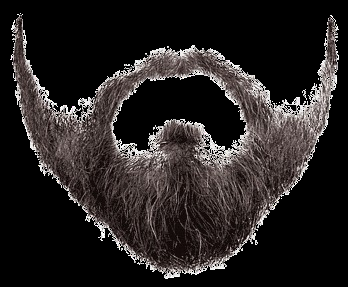
#> input picture assets/barba.png, 348 x 287 px; its folder holds only this picture in this run
$ python -i filters.py   (imports and definitions only)
#> lines starting #> are read from the running program, lines starting #| are printed output that depends on the picture
import cv2
import numpy as np
import random

#stati globali riutilizzati per evitare allocazioni continue in memoria
matrix_posizioni_y = None   #lista globale x tenere traccia altezza della pioggia matrix
#->se fotocamera ridimensionata->matrix_pos_y e tinta_verde_cached devono essere ricalcolate
matrix_caratteri = [str(x) for x in range(10)] + ['X', 'V', 'M', 'O', 'K', '#', '*', '%', '$', '@']
dim_font_matrix = 11    #dimensioni caratteri->va a definire quante colonne ci saranno
tinta_verde_cached = None   #matrice un po verde per fare effetto matrix

#cache per le vignette per evitare di rifare calcoli
_cache_w, _cache_h = 0, 0
_maschera_vignetta = None

#variabili locali specifiche per i filtri temporali e spaziali

framePrecedente = None

#per motion blur sotto simulato
kernel_motion_blur = None   #piccola matrice di numeri che indica come mixare i pixel per avere x effetto

#funzione di appoggio
# [20 lines left out: function Ottieni_maschera_vignetta, not called in this run]


#trasforma immagine in scala di grigi
def ScalaGrigi(frame):
    return cv2.cvtColor(frame, cv2.COLOR_BGR2GRAY)

#fa immagine al contrario
def Negativo(frame):
    return cv2.bitwise_not(frame)

#applica colori stile foto del 1800
# [36 lines left out: functions Seppia, Solarizzazione, EffettoTermicoHeatMap, not called in this run]

#specchia immagine lungo asse y
def SpecchioVerticale(frame):
    return cv2.flip(frame, 1)

#specchia immagine lungo asse x
def SpecchioOrizzontale(frame):
    return cv2.flip(frame, 0)

#specchia immagine lungo asse y e x
def SpecchioTotale(frame):
    return cv2.flip(frame, -1)

#fa effetto mosaico rendendo l'immagine un insieme di pixel
# [193 lines left out: functions Pixelate, Duplica, Cartoon, Vignetta, Crazy, Matrix and 2 more, not called in this run]

#rileva qualsiasi movimento (ovviamente sopra una certa soglia per evitare di prendere in considerazionei il rumore)
def RilevamentoMovimento(frame):
    global framePrecedente
    grigio = cv2.cvtColor(frame, cv2.COLOR_BGR2GRAY)    #metto in scala di grigi
    grigio = cv2.GaussianBlur(grigio, (21, 21), 0)  #sfoco per evitare di prendere dettagli troppo piccoli (singoli capelli)

    #stessi controlli di sopra (al primo frame x esempio) o se cambio dimensione (crasherebbe in differenza assoluta tra matrici)
    if framePrecedente is None or framePrecedente.shape != grigio.shape:
        framePrecedente = grigio
        return frame

    #calcola differenza (immobile->differenza=0->nero)
    diff_frame = cv2.absdiff(framePrecedente, grigio)

    #controlla se c'è differenza minima (sotto tresh(25)) per esempio rumore->pixel diventa nero=0 (zero di default), altrimenti bianco=255
    #[1] è perchè da 2 output però prendo solo immagine modificata
    thresh_frame = cv2.threshold(diff_frame, 25, 255, cv2.THRESH_BINARY)[1]
    #movimento->bianco fermo ->nero


    #espande per 2 volte (iterazioni) i punti bianchi (di default il bianco 255 vale di più del nero)
    #a tutti i pixel vicini per coprire area che

    #più complessivamente si è mossa in totale
    thresh_frame = cv2.dilate(thresh_frame, None, iterations=2)

    maschera_colore = cv2.cvtColor(thresh_frame, cv2.COLOR_GRAY2BGR)    #riconverte a rgb
    #ma comunque immagine resta in bianco e nero(dal punto di vista del codice però è a colori)

    #per ogni pixel:
    #nero e rosso->0=nero
    #bianco e rosso->rosso (0,0,255)
    zona_rossa = cv2.bitwise_and(maschera_colore, (0, 0, 255))  #immagine nera con zone rosse che indicano movimento

    #sfondo nero divante bianco; sagoma bianca diventa nera
    maschera_inversa = cv2.bitwise_not(maschera_colore)
    #movimento->bianco fermo ->nero

    #sulle parti in movimento c'è parte nera
    sfondo_pulito = cv2.bitwise_and(frame, maschera_inversa)

    #unisce la parte in movimento nera con la parte in movimento rossa
    frame_output = cv2.add(sfondo_pulito, zona_rossa)

    framePrecedente = grigio    #per controllare se ci sono stati movimenti
    return frame_output

#crea un effetto scia grazie alla sovapposizione del frame precedente
# [29 lines left out: functions Ghost, MotionBlurSimulato, not called in this run]

>>> import cv2
>>> picture = cv2.imread('assets/barba.png')
#> picture is the input picture: shape (287, 348, 3); mean B, G, R 34.6, 35.2, 39.2
>>> result = RilevamentoMovimento(picture)
#> in RilevamentoMovimento, `grigio = cv2.GaussianBlur(grigio, (21, 21), 0)`:
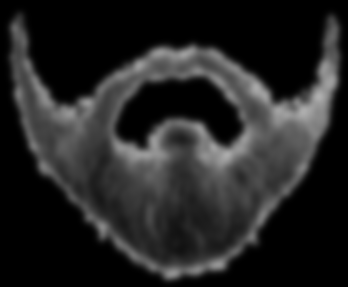
#> grigio: shape (287, 348); min 0, max 176, mean 36.3

$ run again, on assets/cappello.png
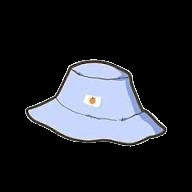
#> input picture assets/cappello.png, 192 x 192 px
#> picture is the input picture: shape (192, 192, 3); mean B, G, R 45.4, 39.7, 37.6
#> in RilevamentoMovimento, `grigio = cv2.cvtColor(frame, cv2.COLOR_BGR2GRAY)`:
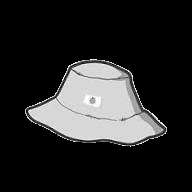
#> grigio: shape (192, 192); min 0, max 255, mean 39.7
#> in RilevamentoMovimento, `grigio = cv2.GaussianBlur(grigio, (21, 21), 0)`:
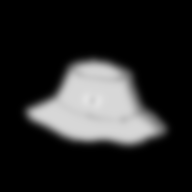
#> grigio: shape (192, 192); min 0, max 226, mean 39.7

$ run again, on assets/cappello2.png
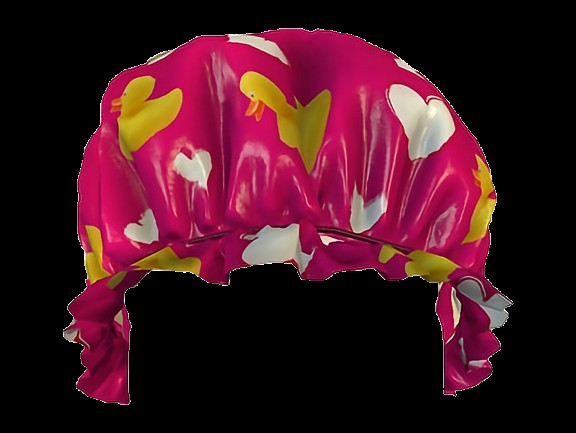
#> input picture assets/cappello2.png, 576 x 433 px
#> picture is the input picture: shape (433, 576, 3); mean B, G, R 32.1, 20.4, 66.1
#> in RilevamentoMovimento, `grigio = cv2.cvtColor(frame, cv2.COLOR_BGR2GRAY)`:
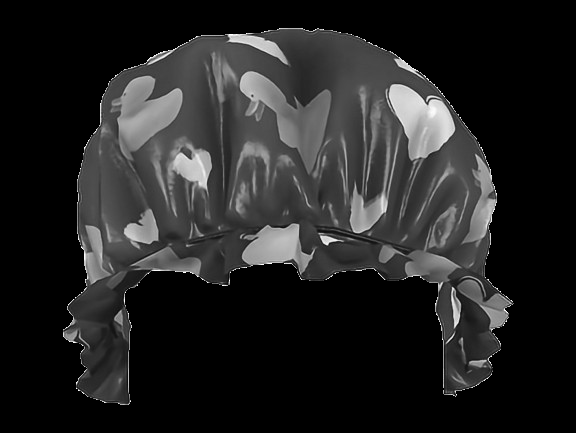
#> grigio: shape (433, 576); min 0, max 255, mean 35.4
#> in RilevamentoMovimento, `grigio = cv2.GaussianBlur(grigio, (21, 21), 0)`:
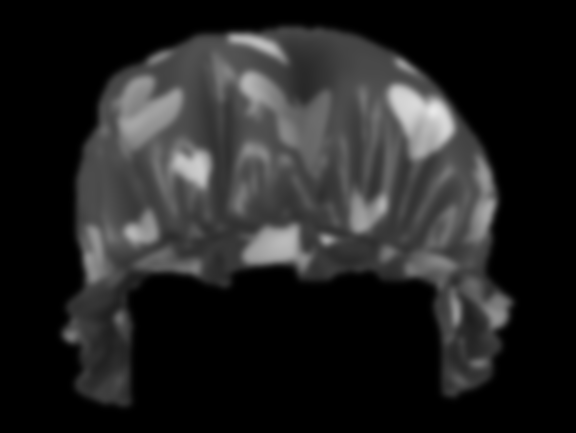
#> grigio: shape (433, 576); min 0, max 231, mean 35.4

$ run again, on assets/cappello3.png
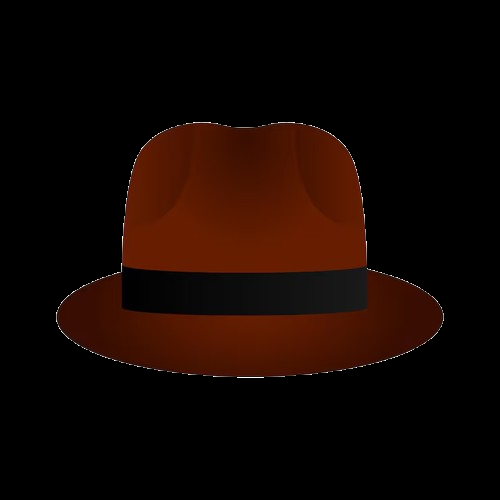
#> input picture assets/cappello3.png, 500 x 500 px
#> picture is the input picture: shape (500, 500, 3); mean B, G, R 1.4, 6.2, 19.5
#> in RilevamentoMovimento, `grigio = cv2.cvtColor(frame, cv2.COLOR_BGR2GRAY)`:
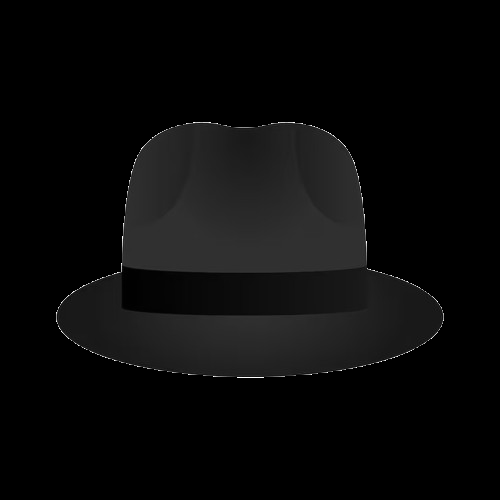
#> grigio: shape (500, 500); min 0, max 255, mean 9.6
